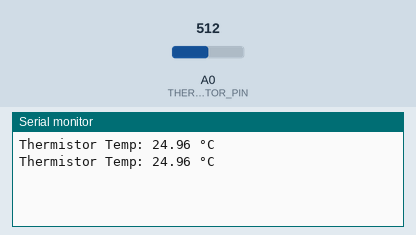
Recording of a sketch running on a simulated Arduino Uno, built with avr-gcc and run on an emulated ATmega328P. On the bench: the last lines printed to the serial monitor. Inputs (shaded band) come from the test bench; at power-on: A0 (THERMISTOR_PIN) = 512.

Above: at 1.8 s.
1.9 s: A0 (THERMISTOR_PIN) set to 716
At 2.8 s:
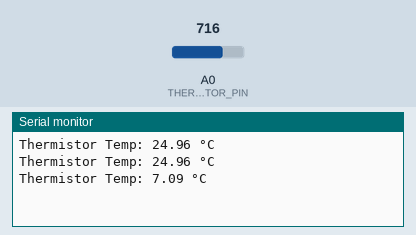
3.4 s: A0 (THERMISTOR_PIN) set to 900
At 4.6 s:
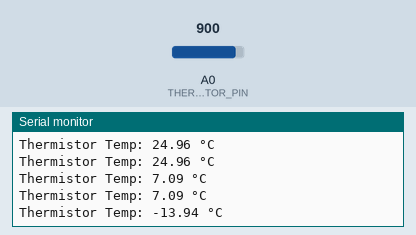
Timing chart, 0 to 6.4 s (numbered marks = the images above; inputs shaded):
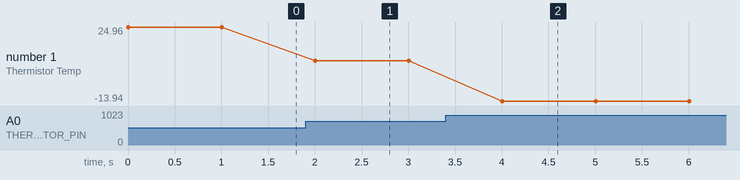

The sketch:

Thermo.ino
```cpp
#include <math.h>

const int THERMISTOR_PIN = A0;

const float V_IN = 5.0;
const float R_FIXED = 10000.0;

const float NOMINAL_RESISTANCE = 10000.0;
const float NOMINAL_TEMP = 25.0;
const float B_COEFFICIENT = 3950.0;

void setup() {
  Serial.begin(9600);
}

void loop() {
  int rawThermistor = analogRead(THERMISTOR_PIN);
  float vOutThermistor = rawThermistor * (V_IN / 1023.0);

  // แก้ไขสูตรคำนวณค่าความต้านทาน Thermistor
  float rThermistor = R_FIXED * (vOutThermistor / (V_IN - vOutThermistor));

  float steinhart;
  steinhart = rThermistor / NOMINAL_RESISTANCE;
  steinhart = log(steinhart);
  steinhart /= B_COEFFICIENT;
  steinhart += 1.0 / (NOMINAL_TEMP + 273.15);
  steinhart = 1.0 / steinhart;
  float tempThermistor = steinhart - 273.15;

  Serial.print("Thermistor Temp: ");
  Serial.print(tempThermistor, 2);
  Serial.println(" °C");

  delay(1000);
}
```

Measured:
- after the input at 1.9 s, the serial monitor: prints a new line after 0.10 s (image 1)
- after the input at 3.4 s, the serial monitor: prints a new line after 0.60 s (image 2)
- plotted number 1: 24.96 → 7.09 after the input at 1.9 s, 7.09 → -13.94 after the input at 3.4 s
